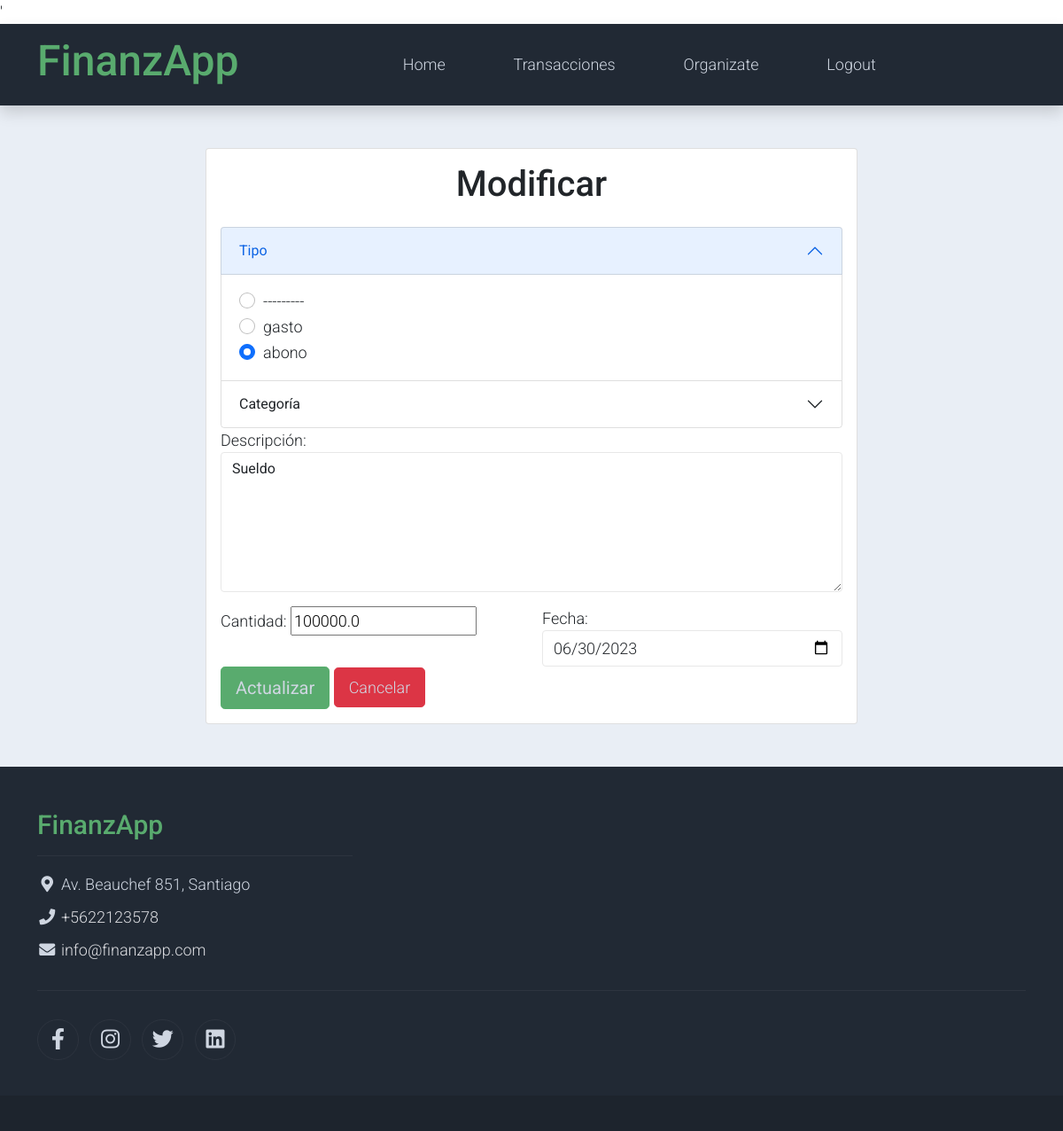
Screenshot of /editTrans/39 (signed in) with the database file from the repository.
### finanzapp/models.py (models this page shows)
class Transaction(models.Model):
    user = models.ForeignKey(User, on_delete=models.CASCADE, related_name="transactions")
    types = [('spend', 'gasto'), ('deposit', 'abono')]
    type = models.CharField(choices=types, max_length=100)
    description = models.TextField(max_length=500)
    amount = models.FloatField(default=0)
    date = models.DateField(default=timezone.now().strftime("%Y-%m-%d"))
    category = models.ForeignKey(Category, on_delete=models.CASCADE, related_name="transactions", blank=True, null=True)

### finanzapp/views.py (the view)
# urls.py: path('editTrans/<int:id_transaccion>', edit_trans, name='edit_trans'),
def edit_trans(request, id_transaccion):
    if request.user.is_authenticated:
        transaccion= Transaction.objects.filter(id=id_transaccion).first()
        if transaccion.user == request.user:
            form = EditTransactionForm(user=request.user, instance = transaccion)
            return render(request, "edit_trans.html", {"form": form, "transaction": transaccion})
        else:
            return redirect('list')
    else:
        return redirect('login')

### finanzapp/forms.py
class EditTransactionForm(forms.ModelForm):
    class Meta:
        model = Transaction
        fields = ["type", "description", "amount", "date", "category"]
    def __init__(self, *args, **kwargs):
        user = kwargs.pop('user', None)
        super(EditTransactionForm, self).__init__(*args, **kwargs)
        self.fields['category'].queryset = Category.objects.filter(user=user)
        self.fields['category'].label_from_instance = lambda obj: obj.name

### finanzapp/templates/edit_trans.html (shortened to what this page needs)
{% extends 'base.html' %}
{% block content %}
<section class="bg-light">
  <div class="container py-5 rounded">
    <div class="row">
      <div class="col-md-8 m-auto">
        <div class="card">
          <div class="card-body">
            <h1 class="text-center mb-4">Modificar</h1>
            <form action="/actualizarTrans/{{ transaction.id }}" method="post">
              <div class="accordion" id="accordionForm">
                <div class="accordion-item">
                  <h2 class="accordion-header" id="typeHeading">
                    <button class="accordion-button" type="button" data-bs-toggle="collapse" data-bs-target="#typeCollapse" aria-expanded="true" aria-controls="typeCollapse">
                      Tipo
                    </button>
                  </h2>
                  <div id="typeCollapse" class="accordion-collapse collapse show" aria-labelledby="typeHeading" data-bs-parent="#accordionForm">
                    <div class="accordion-body">
                      <div class="form-group">
                        {% for choice in form.type.field.choices %}
                          <div class="form-check">
                            <input class="form-check-input" type="radio" name="{{ form.type.name }}" id="{{ form.type.id_for_label }}_{{ forloop.counter }}" value="{{ choice.0 }}" {% if choice.0 == form.type.value %}checked{% endif %}>
                            <label class="form-check-label" for="{{ form.type.id_for_label }}_{{ forloop.counter }}">
                              {{ choice.1 }}
                            </label>
                          </div>
                        {% endfor %}
                      </div>
                    </div>
                  </div>
                </div>
                <div class="accordion-item">
                  <h2 class="accordion-header" id="categoryHeading">
                    <button class="accordion-button collapsed" type="button" data-bs-toggle="collapse" data-bs-target="#categoryCollapse" aria-expanded="false" aria-controls="categoryCollapse">
                      Categoría
                    </button>
                  </h2>
                </div>
              </div>
              <div class="mb-3">
                <label for="{{ form.description.id_for_label }}">Descripción:</label>
                <div>
                  <textarea class="form-control" id="{{ form.description.id_for_label }}" name="{{ form.description.html_name }}" cols="40" rows="6">{{ form.description.value }}</textarea>
                </div>
              </div>
              <div class="row">
                <div class="col-md-6">
                  <div class="form-group">
                    <label for="{{ form.amount.id_for_label }}">Cantidad:</label>
                    {{ form.amount }}
                  </div>
                </div>
                <div class="col-md-6">
                  <div class="form-group">
                    <label for="{{ form.date.id_for_label }}">Fecha:</label>
                    <input type="date" class="form-control" id="{{ form.date.id_for_label }}" name="{{ form.date.name }}" value="{{ form.date.value|date:'Y-m-d' }}">
                  </div>
                </div>
              </div>
              <button type="submit" class="btn btn-success btn-lg px-3 text-light">Actualizar</button>
              <a href="/list" class="btn btn-danger btn-lg px-3 text-light">Cancelar</a>
            </form>
          </div>
        </div>
      </div>
    </div>
  </div>
</section>
{% endblock %}

### finanzapp_proj/static/css/templatemo.css (style rules this page uses)
body, ul, li, p, a, label, input, div { font-family: 'Roboto', sans-serif; font-size: 18px !important; font-weight: 300 !important; }
.text-light { color: #cfd6e1 !important; }
.bg-light { background-color: #e9eef5 !important; }
.btn-success { background-color: #59ab6e !important; border-color: #56ae6c !important; }
.form-control { border: 1px solid #e8e8e8; }

### rows the page displays
Transaction: type "☐ ---------" "☐ gasto" "☑ abono", description "Sueldo", amount "100000.0", date "06/30/2023"

### other values shown
{{ choice.1 }} "---------" "gasto" "abono"
